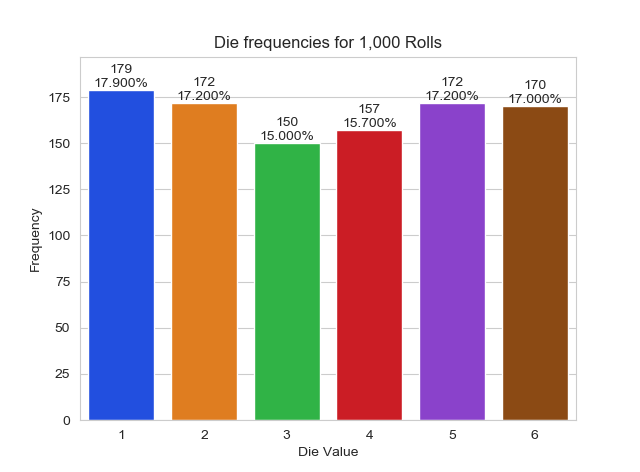

The Python source for this figure:
# RollDieKDynamic
"""Dynamicaly graphing frequencies if die rolls"""
from matplotlib import animation
import matplotlib.pyplot as plt
import random
import seaborn as sns
import sys

def update(frame_number, rolls, faces, frequencies):
    """configure bar plot contents for each animation frame"""
    # roll dice and update frequencies
    for i in range(rolls):
        frequencies[random.randrange(1,7) - 1] += 1
        
    # Reconfigure plot for update die frequencies
    plt.cla() # clear old contents
    axes = sns.barplot(faces, frequencies, palette = "bright")
    axes.set_title(f'Die frequencies for {sum(frequencies):,} Rolls')
    axes.set(xlabel = 'Die Value', ylabel='Frequency')
    axes.set_ylim(top=max(frequencies) * 1.10)
    
    # Display frequency and percentage above each bar
    for bar, frequency in zip(axes.patches, frequencies):
        text_x = bar.get_x() + bar.get_width() /2.0
        text_y = bar.get_height()
        text = f'{frequency:,}\n{frequency / sum(frequencies):.3%}'
        axes.text(text_x, text_y, text, ha='center', va='bottom')
    
# Read command line arguments for # frames and rolls per frame
number_of_frames = int (sys.argv[1])
rolls_per_frame = int(sys.argv[2])

sns.set_style('whitegrid')
figure = plt.figure('Rolling a Six-Sided Die')
values = list(range(1,7))
frequencies = [0] * 6

# configure and start animation
die_animation = animation.FuncAnimation(
        figure, update, repeat=False, frames=number_of_frames, interval=33,
        fargs = (rolls_per_frame, values, frequencies))

plt.show() # Display the window
input("Press any key to close the program")
